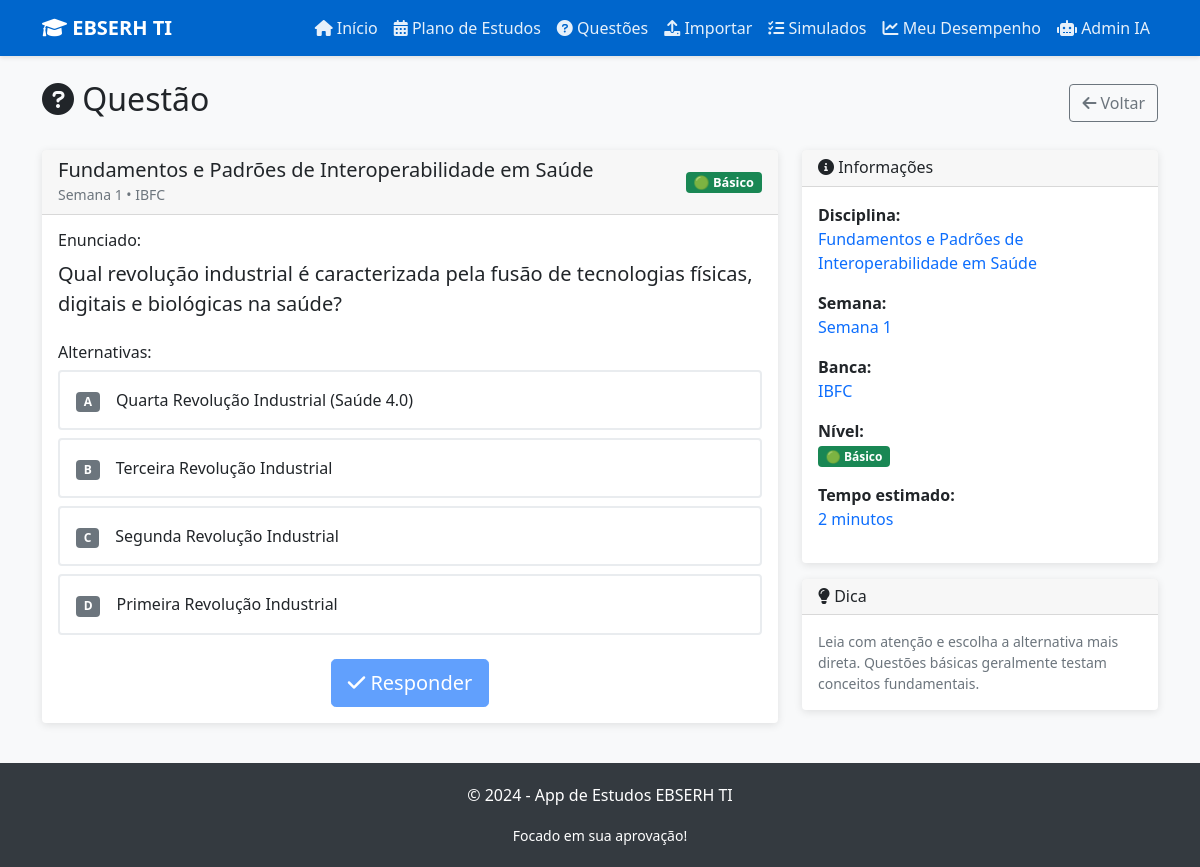
/questao/530, run on the app's committed database.
### tables this page shows
CREATE TABLE questoes (
            id INTEGER PRIMARY KEY AUTOINCREMENT,
            disciplina TEXT NOT NULL,
            semana INTEGER NOT NULL,
            nivel TEXT NOT NULL CHECK (nivel IN ('Básico', 'Alto', 'Pegadinha')),
            banca TEXT NOT NULL,
            enunciado TEXT NOT NULL,
            alternativas TEXT NOT NULL,
            resposta_correta TEXT NOT NULL,
            comentario TEXT NOT NULL
        , tags TEXT, dificuldade_num INTEGER);

### app.py (the view)
@app.route('/questao/<int:questao_id>')
def questao_detalhe(questao_id):
    conn = get_db_connection()
    questao = conn.execute('SELECT * FROM questoes WHERE id = ?', (questao_id,)).fetchone()
    conn.close()
    if questao is None:
        return "Questão não encontrada", 404
    return render_template('questao.html', questao=questao)

### app.py (called while the page is built)
@app.template_filter('from_json')
def from_json(value):
    return json.loads(value)

def get_db_connection():
    conn = sqlite3.connect(DB_NAME)
    conn.row_factory = sqlite3.Row
    return conn

### templates/questao.html (shortened to what this page needs)
{% extends "base.html" %}
{% block content %}
<div class="row">
    <div class="col-12">
        <div class="d-flex justify-content-between align-items-center mb-4">
            <h2>
                <i class="fas fa-question-circle"></i> Questão
            </h2>
            <a href="{{ url_for('questoes') }}" class="btn btn-outline-secondary">
                <i class="fas fa-arrow-left"></i> Voltar
            </a>
        </div>
    </div>
</div>
<div class="row">
    <div class="col-lg-8">
        <div class="card">
            <div class="card-header d-flex justify-content-between align-items-center">
                <div>
                    <h5 class="mb-0">{{ questao.disciplina }}</h5>
                    <small class="text-muted">Semana {{ questao.semana }} • {{ questao.banca }}</small>
                </div>
                <span class="badge badge-nivel
                    {% if questao.nivel == 'Básico' %}bg-success
                    {% elif questao.nivel == 'Alto' %}bg-warning
                    {% else %}bg-danger{% endif %}">
                    {% if questao.nivel == 'Básico' %}🟢
                    {% elif questao.nivel == 'Alto' %}🟡
                    {% else %}🔴{% endif %}
                    {{ questao.nivel }}
                </span>
            </div>
            <div class="card-body">
                <div class="mb-4">
                    <h6>Enunciado:</h6>
                    <p class="lead">{{ questao.enunciado }}</p>
                </div>
                <div class="mb-4">
                    <h6>Alternativas:</h6>
                    <div id="alternativas-container">
                        {% set alternativas = questao.alternativas | from_json %}
                        {% for letra, texto in alternativas.items() %}
                        <div class="alternativa mb-2 p-3 rounded" data-letra="{{ letra }}" onclick="selecionarAlternativa('{{ letra }}')">
                            <div class="d-flex align-items-center">
                                <div class="me-3">
                                    <span class="badge bg-secondary">{{ letra }}</span>
                                </div>
                                <div>{{ texto }}</div>
                            </div>
                        </div>
                        {% endfor %}
                    </div>
                </div>
                <div class="text-center">
                    <button id="btn-responder" class="btn btn-primary btn-lg" onclick="responderQuestao()" disabled>
                        <i class="fas fa-check"></i> Responder
                    </button>
                </div>
            </div>
        </div>
    </div>
    <div class="col-lg-4">
        <div class="card">
            <div class="card-header">
                <h6 class="mb-0"><i class="fas fa-info-circle"></i> Informações</h6>
            </div>
            <div class="card-body">
                <div class="mb-3">
                    <strong>Disciplina:</strong><br>
                    <span class="text-primary">{{ questao.disciplina }}</span>
                </div>
                <div class="mb-3">
                    <strong>Semana:</strong><br>
                    <span class="text-primary">Semana {{ questao.semana }}</span>
                </div>
                <div class="mb-3">
                    <strong>Banca:</strong><br>
                    <span class="text-primary">{{ questao.banca }}</span>
                </div>
                <div class="mb-3">
                    <strong>Nível:</strong><br>
                    <span class="badge
                        {% if questao.nivel == 'Básico' %}bg-success
                        {% elif questao.nivel == 'Alto' %}bg-warning
                        {% else %}bg-danger{% endif %}">
                        {% if questao.nivel == 'Básico' %}🟢
                        {% elif questao.nivel == 'Alto' %}🟡
                        {% else %}🔴{% endif %}
                        {{ questao.nivel }}
                    </span>
                </div>
                <div class="mb-3">
                    <strong>Tempo estimado:</strong><br>
                    <span class="text-primary">
                        {% if questao.nivel == 'Básico' %}2 minutos
                        {% elif questao.nivel == 'Alto' %}4 minutos
                        {% else %}5 minutos{% endif %}
                    </span>
                </div>
            </div>
        </div>
        <div class="card mt-3">
            <div class="card-header">
                <h6 class="mb-0"><i class="fas fa-lightbulb"></i> Dica</h6>
            </div>
            <div class="card-body">
                <p class="small text-muted mb-0">
                    {% if questao.nivel == 'Básico' %}
                        Leia com atenção e escolha a alternativa mais direta. Questões básicas geralmente testam conceitos fundamentais.
                    {% elif questao.nivel == 'Alto' %}
                        Analise cada alternativa cuidadosamente. Questões de nível alto podem conter detalhes importantes que fazem a diferença.
                    {% else %}
                        Fique atento às pegadinhas! Leia cada palavra com cuidado e desconfie de alternativas que parecem "perfeitas demais".
                    {% endif %}
                </p>
            </div>
        </div>
    </div>
</div>
{% endblock %}

### templates/base.html (style rules this page uses)
:root { --primary-color: #0066cc; --secondary-color: #004499; --success-color: #28a745; --warning-color: #ffc107; --danger-color: #dc3545; --light-bg: #f8f9fa; }
body { background-color: var(--light-bg); font-family: 'Segoe UI', Tahoma, Geneva, Verdana, sans-serif; }
.btn-primary { background-color: var(--primary-color); border-color: var(--primary-color); }
.card { border: none; box-shadow: 0 2px 8px rgba(0,0,0,0.1); transition: transform 0.3s, box-shadow 0.3s; }
.alternativa { cursor: pointer; transition: all 0.3s; border: 2px solid #e9ecef; }
.badge-nivel { font-size: 0.8em; padding: 4px 8px; }

### data on the page
questoes: disciplina "Fundamentos e Padrões de Interoperabilidade em Saúde", semana "1", banca "IBFC", nivel "Básico", enunciado "Qual revolução industrial é caracterizada pela fusão de tecnologias físicas, digitais e biológicas na saúde?"

### other printed values
{{ letra }} "A" "B" "C" "D"
{{ texto }} "Quarta Revolução Industrial (Saúde 4.0)" "Terceira Revolução Industrial" "Segunda Revolução Industrial" "Primeira Revolução Industrial"
